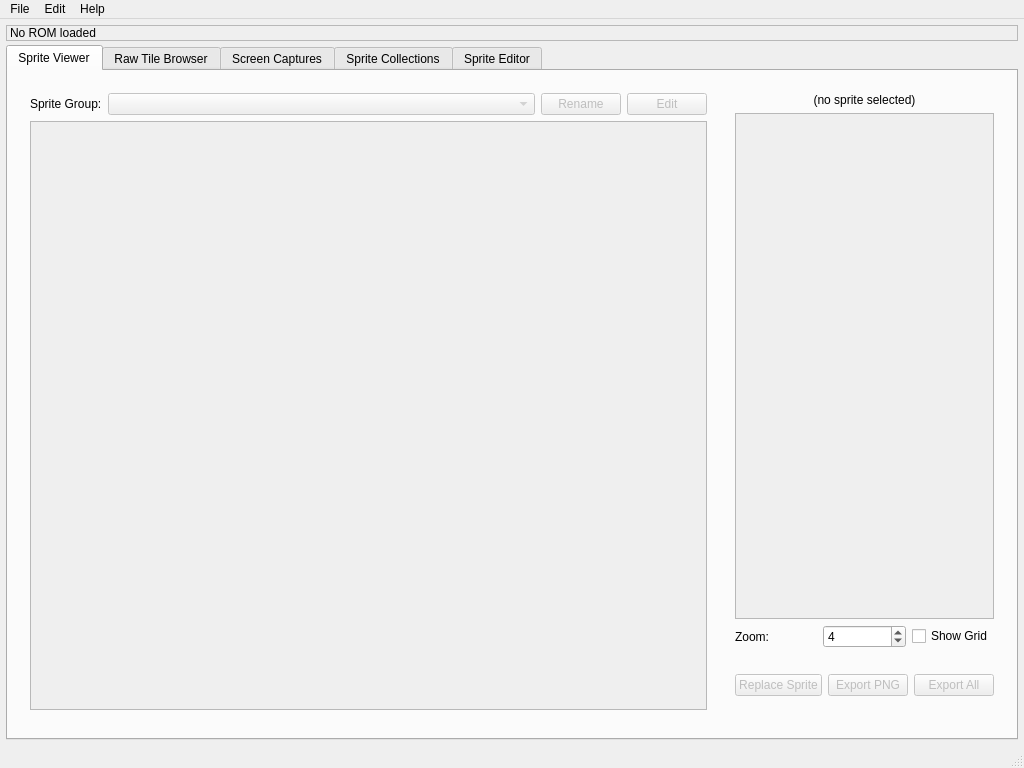
<?xml version="1.0" encoding="UTF-8"?>
<ui version="4.0">
 <class>MainWindow</class>
 <widget class="QMainWindow" name="MainWindow">
  <property name="geometry">
   <rect>
    <x>0</x>
    <y>0</y>
    <width>1024</width>
    <height>768</height>
   </rect>
  </property>
  <property name="windowTitle">
   <string>Genesis Sprite Editor</string>
  </property>
  <widget class="QWidget" name="centralWidget">
   <layout class="QVBoxLayout" name="centralLayout">
    <property name="spacing">
     <number>4</number>
    </property>
    <property name="margin">
     <number>6</number>
    </property>
    <item>
     <widget class="QLabel" name="theStatusLabel">
      <property name="text">
       <string>No ROM loaded</string>
      </property>
      <property name="frameShape">
       <enum>QFrame::StyledPanel</enum>
      </property>
     </widget>
    </item>
    <item>
     <widget class="QTabWidget" name="theTabWidget">
      <property name="currentIndex">
       <number>0</number>
      </property>
      <!-- ===================== TAB 0: Sprite Viewer ===================== -->
      <widget class="QWidget" name="tabSpriteViewer">
       <attribute name="title">
        <string>Sprite Viewer</string>
       </attribute>
       <layout class="QHBoxLayout" name="spriteViewerLayout">
        <property name="spacing">
         <number>6</number>
        </property>
        <!-- LEFT PANEL: group selector + sprite sheet grid + palette -->
        <item>
         <widget class="QWidget" name="leftPanel">
          <property name="minimumWidth">
           <number>320</number>
          </property>
          <layout class="QVBoxLayout" name="leftLayout">
           <item>
            <layout class="QHBoxLayout" name="groupLayout">
             <item>
              <widget class="QLabel" name="groupLabel">
               <property name="text">
                <string>Sprite Group:</string>
               </property>
              </widget>
             </item>
             <item>
              <widget class="QComboBox" name="theGroupCombo">
               <property name="enabled">
                <bool>false</bool>
               </property>
               <property name="sizePolicy">
                <sizepolicy hsizetype="Expanding" vsizetype="Fixed">
                 <horstretch>1</horstretch>
                 <verstretch>0</verstretch>
                </sizepolicy>
               </property>
              </widget>
             </item>
             <item>
              <widget class="QPushButton" name="theRenameButton">
               <property name="text">
                <string>Rename</string>
               </property>
               <property name="enabled">
                <bool>false</bool>
               </property>
               <property name="toolTip">
                <string>Rename the selected sprite collection</string>
               </property>
              </widget>
             </item>
             <item>
              <widget class="QPushButton" name="theEditFromViewerButton">
               <property name="text">
                <string>Edit</string>
               </property>
               <property name="enabled">
                <bool>false</bool>
               </property>
               <property name="toolTip">
                <string>Open the selected sprite/collection in the Sprite Editor</string>
               </property>
              </widget>
             </item>
            </layout>
           </item>
           <!-- SpriteSheetWidget inside a scroll area -->
           <item>
            <widget class="QScrollArea" name="theSpriteScrollArea">
             <property name="sizePolicy">
              <sizepolicy hsizetype="Expanding" vsizetype="Expanding">
               <horstretch>0</horstretch>
               <verstretch>1</verstretch>
              </sizepolicy>
             </property>
             <property name="widgetResizable">
              <bool>true</bool>
             </property>
             <widget class="SpriteSheetWidget" name="theSpriteSheet"/>
            </widget>
           </item>
           <!-- PaletteWidget (promoted) -->
           <item>
            <widget class="PaletteWidget" name="thePaletteDisplay"/>
           </item>
          </layout>
         </widget>
        </item>
        <!-- RIGHT PANEL: detail view, zoom controls, replace button -->
        <item>
         <widget class="QWidget" name="rightPanel">
          <property name="minimumWidth">
           <number>200</number>
          </property>
          <property name="maximumWidth">
           <number>400</number>
          </property>
          <layout class="QVBoxLayout" name="rightLayout">
           <item>
            <widget class="QLabel" name="theSpriteName">
             <property name="text">
              <string>(no sprite selected)</string>
             </property>
             <property name="alignment">
              <set>Qt::AlignCenter</set>
             </property>
            </widget>
           </item>
           <!-- TileCanvasWidget (promoted) inside a scroll area for large sprites -->
           <item>
            <widget class="QScrollArea" name="theDetailScrollArea">
             <property name="sizePolicy">
              <sizepolicy hsizetype="Preferred" vsizetype="Expanding">
               <horstretch>0</horstretch>
               <verstretch>1</verstretch>
              </sizepolicy>
             </property>
             <property name="widgetResizable">
              <bool>false</bool>
             </property>
             <widget class="TileCanvasWidget" name="theSpriteDetail"/>
            </widget>
           </item>
           <!-- Zoom + grid controls -->
           <item>
            <layout class="QHBoxLayout" name="zoomLayout">
             <item>
              <widget class="QLabel" name="zoomLabel">
               <property name="text">
                <string>Zoom:</string>
               </property>
              </widget>
             </item>
             <item>
              <widget class="QSpinBox" name="theZoomSpin">
               <property name="minimum">
                <number>1</number>
               </property>
               <property name="maximum">
                <number>8</number>
               </property>
               <property name="value">
                <number>4</number>
               </property>
              </widget>
             </item>
             <item>
              <widget class="QCheckBox" name="theGridCheck">
               <property name="text">
                <string>Show Grid</string>
               </property>
              </widget>
             </item>
            </layout>
           </item>
           <!-- Offset info label -->
           <item>
            <widget class="QLabel" name="theOffsetLabel">
             <property name="text">
              <string></string>
             </property>
             <property name="wordWrap">
              <bool>true</bool>
             </property>
            </widget>
           </item>
           <!-- Action buttons -->
           <item>
            <layout class="QHBoxLayout" name="actionLayout">
             <item>
              <widget class="QPushButton" name="theReplaceButton">
               <property name="text">
                <string>Replace Sprite</string>
               </property>
               <property name="enabled">
                <bool>false</bool>
               </property>
              </widget>
             </item>
             <item>
              <widget class="QPushButton" name="theExportButton">
               <property name="text">
                <string>Export PNG</string>
               </property>
               <property name="enabled">
                <bool>false</bool>
               </property>
              </widget>
             </item>
             <item>
              <widget class="QPushButton" name="theExportAllButton">
               <property name="text">
                <string>Export All</string>
               </property>
               <property name="enabled">
                <bool>false</bool>
               </property>
               <property name="toolTip">
                <string>Export all sprites in the current group as individual PNG files</string>
               </property>
              </widget>
             </item>
            </layout>
           </item>
           <item>
            <spacer>
             <property name="orientation">
              <enum>Qt::Vertical</enum>
             </property>
             <property name="sizeHint" stdset="0">
              <size>
               <width>20</width>
               <height>20</height>
              </size>
             </property>
            </spacer>
           </item>
          </layout>
         </widget>
        </item>
       </layout>
      </widget>
      <!-- ===================== TAB 1: Raw Tile Browser ===================== -->
      <widget class="QWidget" name="tabRawBrowser">
       <attribute name="title">
        <string>Raw Tile Browser</string>
       </attribute>
       <layout class="QVBoxLayout" name="rawBrowserLayout">
        <!-- Controls row -->
        <item>
         <layout class="QHBoxLayout" name="rawControlsLayout">
          <item>
           <widget class="QLabel" name="rawRangeLabel">
            <property name="text">
             <string>Range:</string>
            </property>
           </widget>
          </item>
          <item>
           <widget class="QComboBox" name="theRawRangeCombo">
            <property name="enabled">
             <bool>false</bool>
            </property>
            <property name="sizePolicy">
             <sizepolicy hsizetype="Expanding" vsizetype="Fixed">
              <horstretch>1</horstretch>
              <verstretch>0</verstretch>
             </sizepolicy>
            </property>
           </widget>
          </item>
          <item>
           <widget class="QLabel" name="rawPaletteLabel">
            <property name="text">
             <string>Palette:</string>
            </property>
           </widget>
          </item>
          <item>
           <widget class="QComboBox" name="theRawPaletteCombo">
            <property name="enabled">
             <bool>false</bool>
            </property>
           </widget>
          </item>
          <item>
           <widget class="QLabel" name="rawZoomLabel">
            <property name="text">
             <string>Zoom:</string>
            </property>
           </widget>
          </item>
          <item>
           <widget class="QSpinBox" name="theRawZoomSpin">
            <property name="minimum">
             <number>1</number>
            </property>
            <property name="maximum">
             <number>8</number>
            </property>
            <property name="value">
             <number>4</number>
            </property>
           </widget>
          </item>
          <item>
           <widget class="QLabel" name="rawJumpLabel">
            <property name="text">
             <string>Jump:</string>
            </property>
           </widget>
          </item>
          <item>
           <widget class="QLineEdit" name="theJumpOffsetEdit">
            <property name="enabled">
             <bool>false</bool>
            </property>
            <property name="placeholderText">
             <string>0x000000</string>
            </property>
            <property name="maximumWidth">
             <number>90</number>
            </property>
           </widget>
          </item>
          <item>
           <widget class="QPushButton" name="theJumpButton">
            <property name="text">
             <string>Go</string>
            </property>
            <property name="enabled">
             <bool>false</bool>
            </property>
            <property name="maximumWidth">
             <number>36</number>
            </property>
           </widget>
          </item>
          <item>
           <widget class="QPushButton" name="theAssemblyStartButton">
            <property name="text">
             <string>Start</string>
            </property>
            <property name="enabled">
             <bool>false</bool>
            </property>
            <property name="toolTip">
             <string>Set the Jump offset as the sprite assembly starting point</string>
            </property>
            <property name="maximumWidth">
             <number>46</number>
            </property>
           </widget>
          </item>
          <item>
           <widget class="QLabel" name="rawSpriteSizeLabel">
            <property name="text">
             <string>Tiles W×H:</string>
            </property>
           </widget>
          </item>
          <item>
           <widget class="QSpinBox" name="theRawSpriteWSpin">
            <property name="enabled">
             <bool>false</bool>
            </property>
            <property name="minimum">
             <number>1</number>
            </property>
            <property name="maximum">
             <number>8</number>
            </property>
            <property name="value">
             <number>1</number>
            </property>
            <property name="maximumWidth">
             <number>50</number>
            </property>
           </widget>
          </item>
          <item>
           <widget class="QLabel" name="rawSpriteXLabel">
            <property name="text">
             <string>×</string>
            </property>
           </widget>
          </item>
          <item>
           <widget class="QSpinBox" name="theRawSpriteHSpin">
            <property name="enabled">
             <bool>false</bool>
            </property>
            <property name="minimum">
             <number>1</number>
            </property>
            <property name="maximum">
             <number>8</number>
            </property>
            <property name="value">
             <number>1</number>
            </property>
            <property name="maximumWidth">
             <number>50</number>
            </property>
           </widget>
          </item>
         </layout>
        </item>
        <!-- Raw tile browser scroll area (RawTileBrowserWidget promoted) -->
        <item>
         <widget class="QScrollArea" name="theRawScrollArea">
          <property name="sizePolicy">
           <sizepolicy hsizetype="Expanding" vsizetype="Expanding">
            <horstretch>0</horstretch>
            <verstretch>1</verstretch>
           </sizepolicy>
          </property>
          <property name="widgetResizable">
           <bool>true</bool>
          </property>
          <widget class="RawTileBrowserWidget" name="theRawBrowser"/>
         </widget>
        </item>
        <!-- Raw browser action buttons -->
        <item>
         <layout class="QHBoxLayout" name="rawActionLayout">
          <item>
           <widget class="QPushButton" name="theRawExportButton">
            <property name="text">
             <string>Export PNG</string>
            </property>
            <property name="enabled">
             <bool>false</bool>
            </property>
            <property name="toolTip">
             <string>Export the selected sprite/tile as a PNG image</string>
            </property>
           </widget>
          </item>
          <item>
           <spacer>
            <property name="orientation">
             <enum>Qt::Horizontal</enum>
            </property>
           </spacer>
          </item>
         </layout>
        </item>
        <!-- Tile info label -->
        <item>
         <widget class="QLabel" name="theRawTileInfoLabel">
          <property name="text">
           <string>Click a tile to see its ROM offset</string>
          </property>
          <property name="frameShape">
           <enum>QFrame::StyledPanel</enum>
          </property>
         </widget>
        </item>
       </layout>
      </widget>
      <!-- ===================== TAB 2: Screen Captures ===================== -->
      <widget class="QWidget" name="tabScreenCaptures">
       <attribute name="title">
        <string>Screen Captures</string>
       </attribute>
       <layout class="QVBoxLayout" name="screenCapLayout">
        <!-- Top bar: capture selector + zoom -->
        <item>
         <layout class="QHBoxLayout" name="capControlsLayout">
          <item>
           <widget class="QLabel" name="capLabel">
            <property name="text">
             <string>Capture:</string>
            </property>
           </widget>
          </item>
          <item>
           <widget class="QComboBox" name="theScreenCapCombo">
            <property name="enabled">
             <bool>false</bool>
            </property>
            <property name="sizePolicy">
             <sizepolicy hsizetype="Expanding" vsizetype="Fixed">
              <horstretch>1</horstretch>
              <verstretch>0</verstretch>
             </sizepolicy>
            </property>
           </widget>
          </item>
          <item>
           <widget class="QLabel" name="capZoomLabel">
            <property name="text">
             <string>Zoom:</string>
            </property>
           </widget>
          </item>
          <item>
           <widget class="QSpinBox" name="theScreenCapZoomSpin">
            <property name="minimum">
             <number>1</number>
            </property>
            <property name="maximum">
             <number>8</number>
            </property>
            <property name="value">
             <number>2</number>
            </property>
           </widget>
          </item>
         </layout>
        </item>
        <!-- TileMapWidget (promoted) inside scroll area -->
        <item>
         <widget class="QScrollArea" name="theCapScrollArea">
          <property name="sizePolicy">
           <sizepolicy hsizetype="Expanding" vsizetype="Expanding">
            <horstretch>0</horstretch>
            <verstretch>1</verstretch>
           </sizepolicy>
          </property>
          <property name="widgetResizable">
           <bool>false</bool>
          </property>
          <widget class="TileMapWidget" name="theTileMapWidget"/>
         </widget>
        </item>
       </layout>
      </widget>
      <!-- ===================== TAB 3: Sprite Collections ===================== -->
      <widget class="QWidget" name="tabSpriteCollections">
       <attribute name="title">
        <string>Sprite Collections</string>
       </attribute>
       <layout class="QVBoxLayout" name="spriteColLayout">
        <!-- Top bar: collection selector + frame selector + zoom -->
        <item>
         <layout class="QHBoxLayout" name="colControlsLayout">
          <item>
           <widget class="QLabel" name="colLabel">
            <property name="text">
             <string>Collection:</string>
            </property>
           </widget>
          </item>
          <item>
           <widget class="QComboBox" name="theSpriteColCombo">
            <property name="enabled">
             <bool>false</bool>
            </property>
            <property name="sizePolicy">
             <sizepolicy hsizetype="Expanding" vsizetype="Fixed">
              <horstretch>1</horstretch>
              <verstretch>0</verstretch>
             </sizepolicy>
            </property>
           </widget>
          </item>
          <item>
           <widget class="QLabel" name="colFrameLabel">
            <property name="text">
             <string>Frame:</string>
            </property>
            <property name="visible">
             <bool>false</bool>
            </property>
           </widget>
          </item>
          <item>
           <widget class="QSpinBox" name="theColFrameSpin">
            <property name="visible">
             <bool>false</bool>
            </property>
            <property name="minimum">
             <number>0</number>
            </property>
            <property name="maximum">
             <number>0</number>
            </property>
            <property name="value">
             <number>0</number>
            </property>
           </widget>
          </item>
          <item>
           <widget class="QLabel" name="theColFrameCountLabel">
            <property name="text">
             <string></string>
            </property>
            <property name="visible">
             <bool>false</bool>
            </property>
           </widget>
          </item>
          <item>
           <widget class="QLabel" name="colZoomLabel">
            <property name="text">
             <string>Zoom:</string>
            </property>
           </widget>
          </item>
          <item>
           <widget class="QSpinBox" name="theSpriteColZoomSpin">
            <property name="minimum">
             <number>1</number>
            </property>
            <property name="maximum">
             <number>8</number>
            </property>
            <property name="value">
             <number>4</number>
            </property>
           </widget>
          </item>
         </layout>
        </item>
        <!-- Second row: selection info + capture/hide buttons -->
        <item>
         <layout class="QHBoxLayout" name="colSelectionLayout">
          <item>
           <widget class="QLabel" name="theColSelectionLabel">
            <property name="text">
             <string>No sprites selected</string>
            </property>
           </widget>
          </item>
          <item>
           <spacer name="colSelectionSpacer">
            <property name="orientation">
             <enum>Qt::Horizontal</enum>
            </property>
           </spacer>
          </item>
          <item>
           <widget class="QPushButton" name="theCaptureGroupButton">
            <property name="text">
             <string>Capture Sprite Group</string>
            </property>
            <property name="enabled">
             <bool>false</bool>
            </property>
            <property name="toolTip">
             <string>Save selected sprites as a reusable sprite group in the game definition</string>
            </property>
           </widget>
          </item>
          <item>
           <widget class="QPushButton" name="theHideSpritesButton">
            <property name="text">
             <string>Hide Selected</string>
            </property>
            <property name="enabled">
             <bool>false</bool>
            </property>
            <property name="toolTip">
             <string>Hide selected sprites from rendering (they remain selectable)</string>
            </property>
           </widget>
          </item>
          <item>
           <widget class="QPushButton" name="theUnhideSpritesButton">
            <property name="text">
             <string>Unhide All</string>
            </property>
            <property name="enabled">
             <bool>false</bool>
            </property>
            <property name="toolTip">
             <string>Show all hidden sprites again</string>
            </property>
           </widget>
          </item>
         </layout>
        </item>
        <!-- SpriteCollectionWidget (promoted) inside scroll area -->
        <item>
         <widget class="QScrollArea" name="theColScrollArea">
          <property name="sizePolicy">
           <sizepolicy hsizetype="Expanding" vsizetype="Expanding">
            <horstretch>0</horstretch>
            <verstretch>1</verstretch>
           </sizepolicy>
          </property>
          <property name="widgetResizable">
           <bool>false</bool>
          </property>
          <widget class="SpriteCollectionWidget" name="theSpriteColWidget"/>
         </widget>
        </item>
       </layout>
      </widget>
      <!-- ===================== TAB 4: Sprite Editor ===================== -->
      <widget class="QWidget" name="tabSpriteEditor">
       <attribute name="title">
        <string>Sprite Editor</string>
       </attribute>
       <layout class="QVBoxLayout" name="spriteEditorLayout">
        <!-- Info label -->
        <item>
         <widget class="QLabel" name="theEditorInfoLabel">
          <property name="text">
           <string>No sprite selected — click a sprite in the Collections tab</string>
          </property>
          <property name="wordWrap">
           <bool>true</bool>
          </property>
         </widget>
        </item>
        <!-- SpritePixelEditor (promoted) inside scroll area -->
        <item>
         <widget class="QScrollArea" name="theEditorScrollArea">
          <property name="sizePolicy">
           <sizepolicy hsizetype="Expanding" vsizetype="Expanding">
            <horstretch>0</horstretch>
            <verstretch>1</verstretch>
           </sizepolicy>
          </property>
          <property name="widgetResizable">
           <bool>false</bool>
          </property>
          <widget class="SpritePixelEditor" name="theSpritePixelEditor"/>
         </widget>
        </item>
        <!-- PaletteWidget (promoted) for editor palette -->
        <item>
         <widget class="PaletteWidget" name="theEditorPalette"/>
        </item>
        <!-- Bottom bar: zoom, grid, save buttons -->
        <item>
         <layout class="QHBoxLayout" name="editorBottomLayout">
          <item>
           <widget class="QLabel" name="editorZoomLabel">
            <property name="text">
             <string>Zoom:</string>
            </property>
           </widget>
          </item>
          <item>
           <widget class="QSpinBox" name="theEditorZoomSpin">
            <property name="minimum">
             <number>1</number>
            </property>
            <property name="maximum">
             <number>32</number>
            </property>
            <property name="value">
             <number>8</number>
            </property>
           </widget>
          </item>
          <item>
           <widget class="QCheckBox" name="theEditorGridCheck">
            <property name="text">
             <string>Grid</string>
            </property>
            <property name="checked">
             <bool>true</bool>
            </property>
           </widget>
          </item>
          <item>
           <spacer name="editorBottomSpacer">
            <property name="orientation">
             <enum>Qt::Horizontal</enum>
            </property>
           </spacer>
          </item>
          <item>
           <widget class="QPushButton" name="theEditorSaveButton">
            <property name="text">
             <string>Save Tiles to ROM</string>
            </property>
            <property name="enabled">
             <bool>false</bool>
            </property>
           </widget>
          </item>
          <item>
           <widget class="QPushButton" name="theEditorSavePaletteButton">
            <property name="text">
             <string>Save Palette to ROM</string>
            </property>
            <property name="enabled">
             <bool>false</bool>
            </property>
           </widget>
          </item>
          <item>
           <widget class="QPushButton" name="theEditorCloseButton">
            <property name="text">
             <string>Close</string>
            </property>
           </widget>
          </item>
         </layout>
        </item>
       </layout>
      </widget>
     </widget>
    </item>
   </layout>
  </widget>
  <!-- Menu bar -->
  <widget class="QMenuBar" name="menuBar">
   <property name="geometry">
    <rect>
     <x>0</x>
     <y>0</y>
     <width>1024</width>
     <height>22</height>
    </rect>
   </property>
   <widget class="QMenu" name="menuFile">
    <property name="title">
     <string>File</string>
    </property>
    <addaction name="actionOpenRom"/>
    <addaction name="actionOpenGameDef"/>
    <addaction name="separator"/>
    <addaction name="actionSaveRom"/>
    <addaction name="actionSaveRomAs"/>
    <addaction name="actionSaveGameDef"/>
    <addaction name="separator"/>
    <addaction name="actionQuit"/>
   </widget>
   <widget class="QMenu" name="menuEdit">
    <property name="title">
     <string>Edit</string>
    </property>
    <addaction name="actionReplaceSprite"/>
   </widget>
   <widget class="QMenu" name="menuHelp">
    <property name="title">
     <string>Help</string>
    </property>
    <addaction name="actionAbout"/>
   </widget>
   <addaction name="menuFile"/>
   <addaction name="menuEdit"/>
   <addaction name="menuHelp"/>
  </widget>
  <!-- Status bar -->
  <widget class="QStatusBar" name="statusBar"/>
  <!-- Actions -->
  <action name="actionOpenRom">
   <property name="text">
    <string>Open ROM...</string>
   </property>
   <property name="shortcut">
    <string>Ctrl+O</string>
   </property>
  </action>
  <action name="actionOpenGameDef">
   <property name="text">
    <string>Open Game Definition...</string>
   </property>
   <property name="shortcut">
    <string>Ctrl+D</string>
   </property>
  </action>
  <action name="actionSaveRom">
   <property name="text">
    <string>Save ROM</string>
   </property>
   <property name="shortcut">
    <string>Ctrl+S</string>
   </property>
  </action>
  <action name="actionSaveRomAs">
   <property name="text">
    <string>Save ROM As...</string>
   </property>
  </action>
  <action name="actionQuit">
   <property name="text">
    <string>Quit</string>
   </property>
   <property name="shortcut">
    <string>Ctrl+Q</string>
   </property>
  </action>
  <action name="actionSaveGameDef">
   <property name="text">
    <string>Save Game Definition</string>
   </property>
  </action>
  <action name="actionReplaceSprite">
   <property name="text">
    <string>Replace Sprite...</string>
   </property>
  </action>
  <action name="actionAbout">
   <property name="text">
    <string>About</string>
   </property>
  </action>
 </widget>
 <layoutdefault spacing="6" margin="11"/>
 <customwidgets>
  <customwidget>
   <class>PaletteWidget</class>
   <extends>QWidget</extends>
   <header>PaletteWidget.h</header>
  </customwidget>
  <customwidget>
   <class>TileCanvasWidget</class>
   <extends>QWidget</extends>
   <header>TileCanvasWidget.h</header>
  </customwidget>
  <customwidget>
   <class>SpriteSheetWidget</class>
   <extends>QWidget</extends>
   <header>SpriteSheetWidget.h</header>
  </customwidget>
  <customwidget>
   <class>RawTileBrowserWidget</class>
   <extends>QWidget</extends>
   <header>RawTileBrowserWidget.h</header>
  </customwidget>
  <customwidget>
   <class>TileMapWidget</class>
   <extends>QWidget</extends>
   <header>TileMapWidget.h</header>
  </customwidget>
  <customwidget>
   <class>SpriteCollectionWidget</class>
   <extends>QWidget</extends>
   <header>SpriteCollectionWidget.h</header>
  </customwidget>
  <customwidget>
   <class>SpritePixelEditor</class>
   <extends>QWidget</extends>
   <header>SpritePixelEditor.h</header>
  </customwidget>
 </customwidgets>
</ui>
